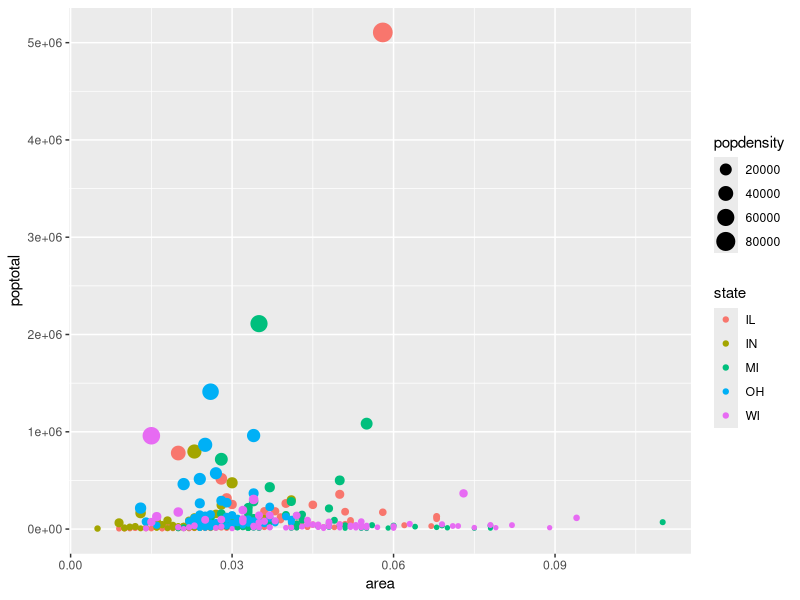

The R script that drew this image:
# Code shamelessly plagiarized from http://r-statistics.co/Top50-Ggplot2-Visualizations-MasterList-R-Code.html#Scatterplot

library(ggplot2)
data("midwest", package = "ggplot2")
# midwest <- read.csv("http://goo.gl/G1K41K")  # bkup data source

# Scatterplot
gg <- ggplot(midwest, aes(x=area, y=poptotal)) + 
  geom_point(aes(col=state, size=popdensity)) 

gg